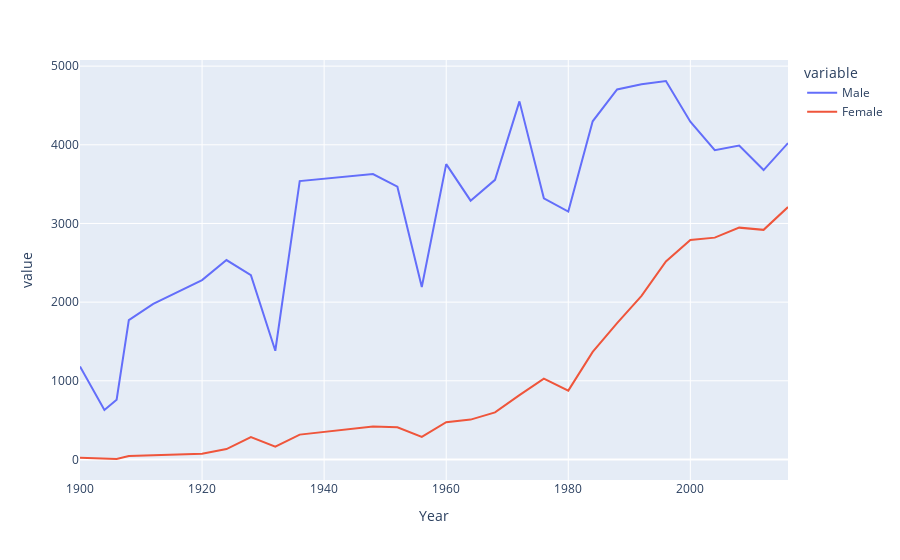

Here is the notebook cell this chart was saved with:
### Code cell
fig=px.line(final,x='Year',y=['Male','Female'])
fig.show()

### Figure 1 — Plotly figure (JSON) as saved in the notebook; plotly's stock layout.template omitted (floating-point values rounded to 4 significant figures)
{"data": [{"hovertemplate": "variable=Male<br>Year=%{x}<br>value=%{y}<extra></extra>", "legendgroup": "Male", "line": {"color": "#636efa", "dash": "solid"}, "marker": {"symbol": "circle"}, "mode": "lines", "name": "Male", "orientation": "v", "showlegend": true, "type": "scatter", "x": [1900, 1904, 1906, 1908, 1912, 1920, 1924, 1928, 1932, 1936, 1948, 1952, 1956, 1960, 1964, 1968, 1972, 1976, 1980, 1984, 1988, 1992, 1996, 2000, 2004, 2008, 2012, 2016], "xaxis": "x", "y": [1181, 629, 759, 1772, 1978, 2280, 2535, 2342, 1382, 3539, 3629, 3468, 2193, 3755, 3290, 3555, 4552, 3320, 3151, 4299, 4704, 4769, 4811, 4294, 3931, 3990, 3679, 4022], "yaxis": "y"}, {"hovertemplate": "variable=Female<br>Year=%{x}<br>value=%{y}<extra></extra>", "legendgroup": "Female", "line": {"color": "#EF553B", "dash": "solid"}, "marker": {"symbol": "circle"}, "mode": "lines", "name": "Female", "orientation": "v", "showlegend": true, "type": "scatter", "x": [1900, 1904, 1906, 1908, 1912, 1920, 1924, 1928, 1932, 1936, 1948, 1952, 1956, 1960, 1964, 1968, 1972, 1976, 1980, 1984, 1988, 1992, 1996, 2000, 2004, 2008, 2012, 2016], "xaxis": "x", "y": [23, 6, 6, 44, 53, 73, 132, 285, 162, 316, 420, 409, 288, 473, 507, 599, 818, 1028, 875, 1368, 1734, 2080, 2518, 2790, 2820, 2947, 2919, 3209], "yaxis": "y"}], "layout": {"legend": {"title": {"text": "variable"}, "tracegroupgap": 0}, "margin": {"t": 60}, "xaxis": {"anchor": "y", "domain": [0, 1], "title": {"text": "Year"}}, "yaxis": {"anchor": "x", "domain": [0, 1], "title": {"text": "value"}}}}
